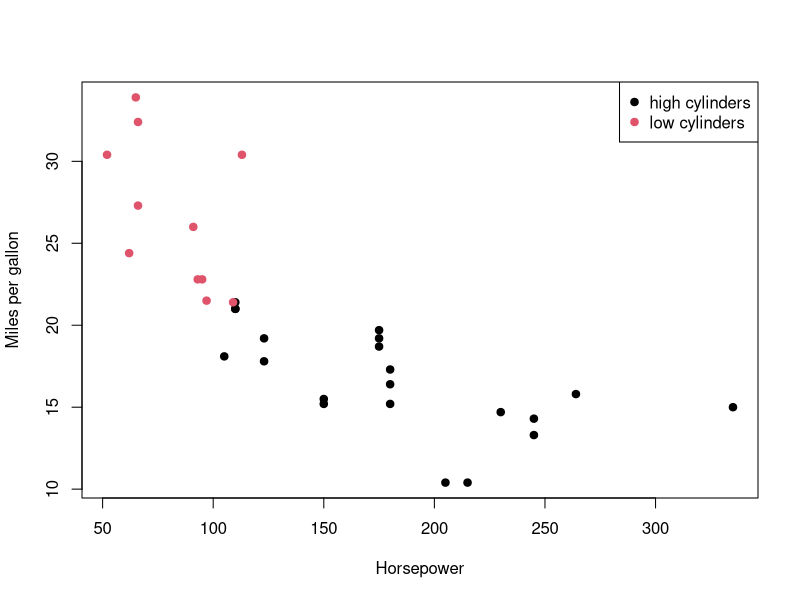

The R source for this figure:
## ---- chunk 1
df_cars <- mtcars
df_cars$carname <- rownames(mtcars)

df_labels <- data.frame(
  carname = rownames(mtcars),
  cyl_group = ifelse(mtcars$cyl >= 6, "high cylinders", "low cylinders"),
  stringsAsFactors = FALSE
)


merged <- merge(df_cars, df_labels, by.x = "row.names", by.y = "carname")

merged$cyl_group <- factor(merged$cyl_group)

plot(merged$hp, merged$mpg,
     col = merged$cyl_group,   
     pch = 19,
     xlab = "Horsepower",
     ylab = "Miles per gallon")


legend("topright", legend = unique(merged$cyl_group), pch = 19,
       col = seq_along(unique(merged$cyl_group)))
## ---- chunk 2
set.seed(42)
df_wide <- data.frame(
  id = 1:5,
  meas_2020 = rnorm(5, 10, 1),
  meas_2021 = rnorm(5, 11, 1),
  meas_2022 = rnorm(5, 12, 1)
)

## reshape from wide to long
df_long <- reshape(
  df_wide,
  varying = c("meas_2020", "meas_2021", "meas_2022"),
  v.names = "value",
  timevar = "year",
  times = c(2020, 2021, 2022),
  idvar = "id",
  direction = "long"
)

row.names(df_long) <- NULL
df_long

## mean value per year
aggregate(value ~ year, data = df_long, FUN = mean)

## ---- chunk 3
##set.seed(123) guarentees that the random number generation in R
## is repeatable and predictable for debugging,research, etc.###
set.seed(123)
x <- rnorm(20, mean = 5, sd = 2)
x[sample(1:20, 4)] <- NA
##mean before replacing NA's
mean(x)
##replace NA's in x with non-missing values.
x[is.na(x)] <- median(x, na.rm = TRUE)

##mean after replacement
mean(x)
## ---- chunk 4
## Define the function
my_summary <- function(df, cols) {
  
  # Check that df is a data frame
  if (!is.data.frame(df)) {
    stop("df must be a data frame")
  }
  
  # Check that all requested columns exist
  if (!all(cols %in% names(df))) {
    stop("Some columns are not present in the data frame")
  }
  
  # Check that all specified columns are numeric
  non_numeric <- cols[!sapply(cols, function(x) is.numeric(df[[x]]))]
  if (length(non_numeric) > 0) {
    stop(paste("Non-numeric columns:", paste(non_numeric, collapse = ", ")))
  }
  
  # Create summary statistics
  summary_df <- data.frame(
    n = sapply(cols, function(x) sum(!is.na(df[[x]]))),
    mean = sapply(cols, function(x) mean(df[[x]], na.rm = TRUE)),
    sd = sapply(cols, function(x) sd(df[[x]], na.rm = TRUE)),
    row.names = cols
  )
  
  return(summary_df)
}

## Demonstration using mtcars
my_summary(mtcars, c("mpg", "hp", "wt")) 
## ---- chunk 5
vars <- c("  temp.C ", "RH(%)", "soil-moisture", "2nd_reading", "sensor.ID")

vars_clean <- vars
 # trim spaces
vars_clean <- trimws(vars_clean)
# lowercase
vars_clean <- tolower(vars_clean) 
# replace specific punctuation with _
vars_clean <- gsub("[,().%]", "_", vars_clean)
# replace any remaining non-alphanumeric chars with _
vars_clean <- gsub("[^a-z0-9_]", "_", vars_clean) 
# collapse multiple underscores
vars_clean <- gsub("_+", "_", vars_clean) 
# prefix starting digits with x_
vars_clean <- gsub("^([0-9])", "x_\\1", vars_clean) 

vars_clean

